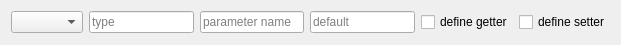
<?xml version="1.0" encoding="UTF-8"?>
<ui version="4.0">
 <class>MemberGui</class>
 <widget class="QWidget" name="MemberGui">
  <property name="geometry">
   <rect>
    <x>0</x>
    <y>0</y>
    <width>621</width>
    <height>45</height>
   </rect>
  </property>
  <property name="windowTitle">
   <string>Form</string>
  </property>
  <layout class="QHBoxLayout" name="horizontalLayout">
   <item>
    <widget class="QComboBox" name="comboBoxDeclarationType"/>
   </item>
   <item>
    <widget class="QLineEdit" name="lineEditType">
     <property name="placeholderText">
      <string>type</string>
     </property>
    </widget>
   </item>
   <item>
    <widget class="QLineEdit" name="lineEditName">
     <property name="placeholderText">
      <string>parameter name</string>
     </property>
    </widget>
   </item>
   <item>
    <widget class="QLineEdit" name="lineEditDefaultValue">
     <property name="placeholderText">
      <string>default</string>
     </property>
    </widget>
   </item>
   <item>
    <widget class="QCheckBox" name="checkBoxGetter">
     <property name="text">
      <string>define getter</string>
     </property>
    </widget>
   </item>
   <item>
    <widget class="QCheckBox" name="checkBoxSetter">
     <property name="text">
      <string>define setter</string>
     </property>
    </widget>
   </item>
  </layout>
 </widget>
 <resources/>
 <connections/>
</ui>
